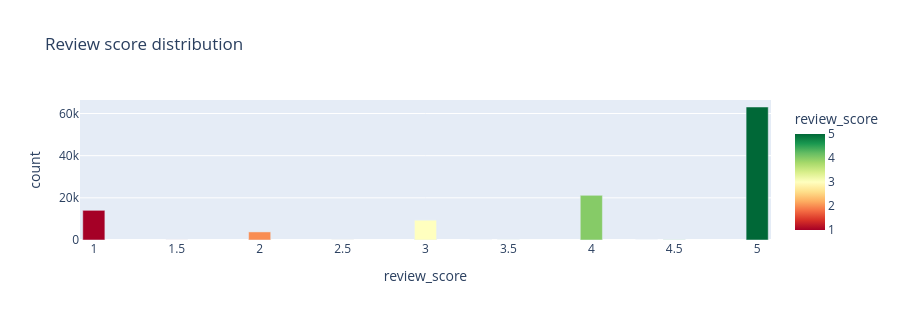
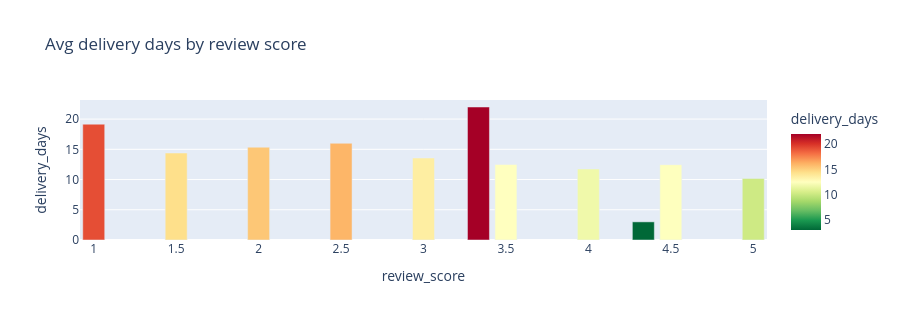

Notebook source saved alongside these figures, in order:
### Markdown cell above
## Q4. Review score distribution + delivery impact

### Code cell
chart_review_distribution(df).show()
chart_delivery_vs_review(df).show()

### Figure 1 — Plotly figure (JSON) as saved in the notebook; plotly's stock layout.template omitted (floating-point values rounded to 4 significant figures)
{"data": [{"hovertemplate": "review_score=%{marker.color}<br>count=%{y}<extra></extra>", "legendgroup": "", "marker": {"color": [1.0, 1.5, 2.0, 2.5, 3.0, 3.333, 3.5, 4.0, 4.333, 4.5, 5.0], "coloraxis": "coloraxis", "pattern": {"shape": ""}}, "name": "", "orientation": "v", "showlegend": false, "textposition": "auto", "type": "bar", "x": [1.0, 1.5, 2.0, 2.5, 3.0, 3.333, 3.5, 4.0, 4.333, 4.5, 5.0], "xaxis": "x", "y": [14079, 18, 3833, 45, 9384, 1, 31, 21166, 1, 68, 63082], "yaxis": "y"}], "layout": {"barmode": "relative", "coloraxis": {"colorbar": {"title": {"text": "review_score"}}, "colorscale": [[0, "rgb(165,0,38)"], [0.1, "rgb(215,48,39)"], [0.2, "rgb(244,109,67)"], [0.3, "rgb(253,174,97)"], [0.4, "rgb(254,224,139)"], [0.5, "rgb(255,255,191)"], [0.6, "rgb(217,239,139)"], [0.7, "rgb(166,217,106)"], [0.8, "rgb(102,189,99)"], [0.9, "rgb(26,152,80)"], [1, "rgb(0,104,55)"]]}, "height": 320, "legend": {"tracegroupgap": 0}, "title": {"text": "Review score distribution"}, "xaxis": {"anchor": "y", "domain": [0, 1], "title": {"text": "review_score"}}, "yaxis": {"anchor": "x", "domain": [0, 1], "title": {"text": "count"}}}}

### Figure 2 — Plotly figure (JSON) as saved in the notebook; plotly's stock layout.template omitted (floating-point values rounded to 4 significant figures)
{"data": [{"hovertemplate": "review_score=%{x}<br>delivery_days=%{marker.color}<extra></extra>", "legendgroup": "", "marker": {"color": [19.16, 14.39, 15.35, 16.0, 13.56, 22.0, 12.48, 11.75, 3.0, 12.46, 10.18], "coloraxis": "coloraxis", "pattern": {"shape": ""}}, "name": "", "orientation": "v", "showlegend": false, "textposition": "auto", "type": "bar", "x": [1.0, 1.5, 2.0, 2.5, 3.0, 3.333, 3.5, 4.0, 4.333, 4.5, 5.0], "xaxis": "x", "y": [19.16, 14.39, 15.35, 16.0, 13.56, 22.0, 12.48, 11.75, 3.0, 12.46, 10.18], "yaxis": "y"}], "layout": {"barmode": "relative", "coloraxis": {"colorbar": {"title": {"text": "delivery_days"}}, "colorscale": [[0, "rgb(0,104,55)"], [0.1, "rgb(26,152,80)"], [0.2, "rgb(102,189,99)"], [0.3, "rgb(166,217,106)"], [0.4, "rgb(217,239,139)"], [0.5, "rgb(255,255,191)"], [0.6, "rgb(254,224,139)"], [0.7, "rgb(253,174,97)"], [0.8, "rgb(244,109,67)"], [0.9, "rgb(215,48,39)"], [1, "rgb(165,0,38)"]]}, "height": 320, "legend": {"tracegroupgap": 0}, "title": {"text": "Avg delivery days by review score"}, "xaxis": {"anchor": "y", "domain": [0, 1], "title": {"text": "review_score"}}, "yaxis": {"anchor": "x", "domain": [0, 1], "title": {"text": "delivery_days"}}}}
